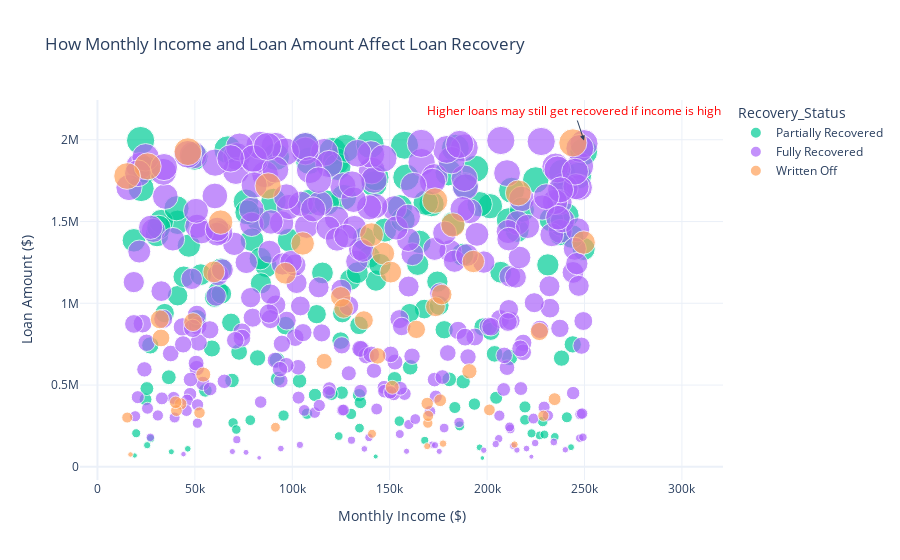

The code cell stored with this chart in its notebook:
### Markdown cell above
## **Now, let’s dive deep into the relationship between monthly income and loan amount recovery. I’ll first analyze how monthly income and loan amount affect the loan recovery:**

### Code cell
fig = px.scatter(df, x='Monthly_Income', y='Loan_Amount',
                 color='Recovery_Status', size='Loan_Amount',
                 hover_data={'Monthly_Income': True, 'Loan_Amount': True, 'Recovery_Status': True},
                 title="How Monthly Income and Loan Amount Affect Loan Recovery",
                 labels={"Monthly_Income": "Monthly Income ($)", "Loan_Amount": "Loan Amount ($)"},
                 color_discrete_map={"Recovered": "green", "Not Recovered": "red"})

fig.add_annotation(
    x=max(df['Monthly_Income']), y=max(df['Loan_Amount']),
    text="Higher loans may still get recovered if income is high",
    showarrow=True,
    arrowhead=2,
    font=dict(size=12, color="red")
)

fig.update_layout(
    xaxis_title="Monthly Income ($)",
    yaxis_title="Loan Amount ($)",
    template="plotly_white"
)

fig.show()

### Figure 1 — Plotly figure (JSON) as saved in the notebook; plotly's stock layout.template omitted (floating-point values rounded to 4 significant figures; data arrays with more than 128 entries replaced by an {"elided": "..."} marker saying what was removed)
{"data": [{"customdata": {"elided": "154x1 str values"}, "hovertemplate": "Recovery_Status=%{customdata[0]}<br>Monthly Income ($)=%{x}<br>Loan Amount ($)=%{marker.size}<extra></extra>", "legendgroup": "Partially Recovered", "marker": {"color": "#00cc96", "size": {"elided": "154 int values"}, "sizemode": "area", "sizeref": 4988.0, "symbol": "circle"}, "mode": "markers", "name": "Partially Recovered", "orientation": "v", "showlegend": true, "type": "scatter", "x": {"elided": "154 int values"}, "xaxis": "x", "y": {"elided": "154 int values"}, "yaxis": "y"}, {"customdata": {"elided": "296x1 str values"}, "hovertemplate": "Recovery_Status=%{customdata[0]}<br>Monthly Income ($)=%{x}<br>Loan Amount ($)=%{marker.size}<extra></extra>", "legendgroup": "Fully Recovered", "marker": {"color": "#ab63fa", "size": {"elided": "296 int values"}, "sizemode": "area", "sizeref": 4988.0, "symbol": "circle"}, "mode": "markers", "name": "Fully Recovered", "orientation": "v", "showlegend": true, "type": "scatter", "x": {"elided": "296 int values"}, "xaxis": "x", "y": {"elided": "296 int values"}, "yaxis": "y"}, {"customdata": [["Written Off"], ["Written Off"], ["Written Off"], ["Written Off"], ["Written Off"], ["Written Off"], ["Written Off"], ["Written Off"], ["Written Off"], ["Written Off"], ["Written Off"], ["Written Off"], ["Written Off"], ["Written Off"], ["Written Off"], ["Written Off"], ["Written Off"], ["Written Off"], ["Written Off"], ["Written Off"], ["Written Off"], ["Written Off"], ["Written Off"], ["Written Off"], ["Written Off"], ["Written Off"], ["Written Off"], ["Written Off"], ["Written Off"], ["Written Off"], ["Written Off"], ["Written Off"], ["Written Off"], ["Written Off"], ["Written Off"], ["Written Off"], ["Written Off"], ["Written Off"], ["Written Off"], ["Written Off"], ["Written Off"], ["Written Off"], ["Written Off"], ["Written Off"], ["Written Off"], ["Written Off"], ["Written Off"], ["Written Off"], ["Written Off"], ["Written Off"]], "hovertemplate": "Recovery_Status=%{customdata[0]}<br>Monthly Income ($)=%{x}<br>Loan Amount ($)=%{marker.size}<extra></extra>", "legendgroup": "Written Off", "marker": {"color": "#FFA15A", "size": [1980750, 896574, 1192102, 242029, 267583, 413898, 1304352, 301514, 978660, 1371448, 407246, 75675, 312318, 1190844, 387369, 1053346, 644821, 1627850, 384971, 142036, 1040029, 343946, 1674777, 564265, 678380, 1255565, 1479210, 126361, 1717740, 827567, 311445, 330833, 1927145, 884874, 788096, 902050, 840449, 968638, 202353, 1837040, 136346, 1419391, 486542, 584391, 1778106, 1183754, 1496250, 347986, 1365823, 394866], "sizemode": "area", "sizeref": 4988.0, "symbol": "circle"}, "mode": "markers", "name": "Written Off", "orientation": "v", "showlegend": true, "type": "scatter", "x": [244027, 136750, 59738, 91367, 169571, 234648, 146691, 15281, 173492, 249554, 175928, 16969, 228883, 150542, 169268, 176731, 116376, 173280, 42723, 177396, 124834, 40537, 216039, 54310, 143803, 192953, 182450, 169243, 87588, 226830, 169741, 52384, 46401, 49084, 32633, 32014, 163697, 126335, 140926, 25756, 214083, 140703, 151321, 190915, 15207, 96437, 63231, 201186, 105373, 40169], "xaxis": "x", "y": [1980750, 896574, 1192102, 242029, 267583, 413898, 1304352, 301514, 978660, 1371448, 407246, 75675, 312318, 1190844, 387369, 1053346, 644821, 1627850, 384971, 142036, 1040029, 343946, 1674777, 564265, 678380, 1255565, 1479210, 126361, 1717740, 827567, 311445, 330833, 1927145, 884874, 788096, 902050, 840449, 968638, 202353, 1837040, 136346, 1419391, 486542, 584391, 1778106, 1183754, 1496250, 347986, 1365823, 394866], "yaxis": "y"}], "layout": {"annotations": [{"arrowhead": 2, "font": {"color": "red", "size": 12}, "showarrow": true, "text": "Higher loans may still get recovered if income is high", "x": 249746, "y": 1995325}], "legend": {"itemsizing": "constant", "title": {"text": "Recovery_Status"}, "tracegroupgap": 0}, "title": {"text": "How Monthly Income and Loan Amount Affect Loan Recovery"}, "xaxis": {"anchor": "y", "domain": [0, 1], "title": {"text": "Monthly Income ($)"}}, "yaxis": {"anchor": "x", "domain": [0, 1], "title": {"text": "Loan Amount ($)"}}}}
